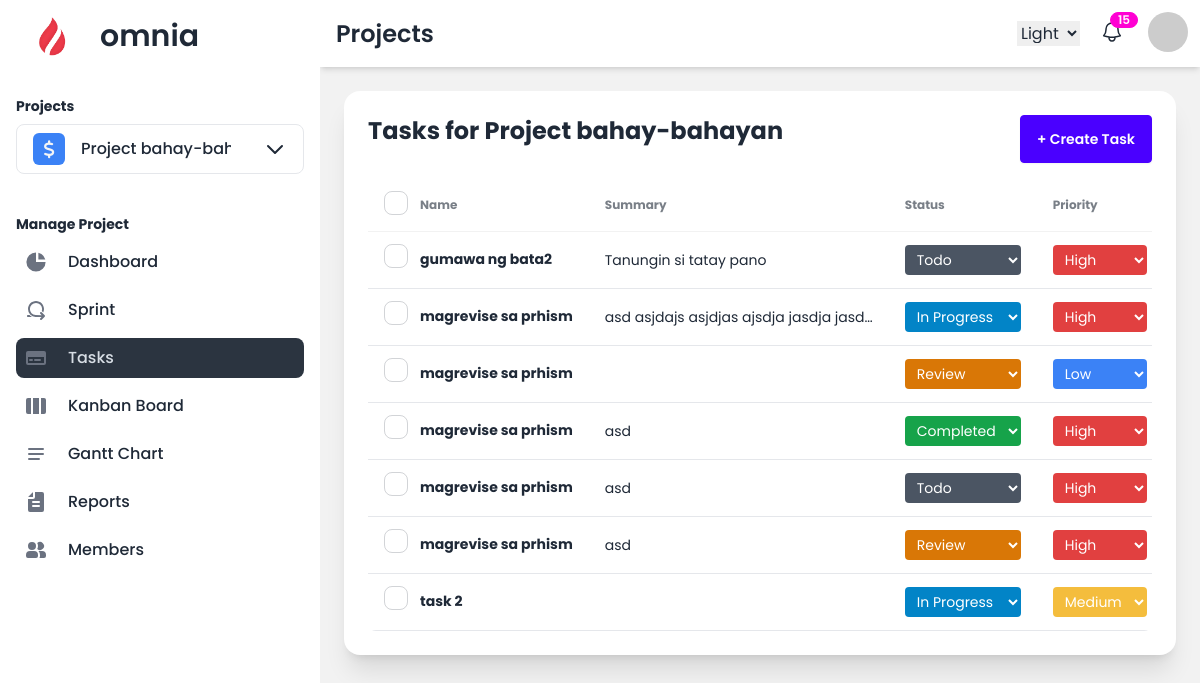
Page /projects/tasks/ (signed in) on the earlier database version.
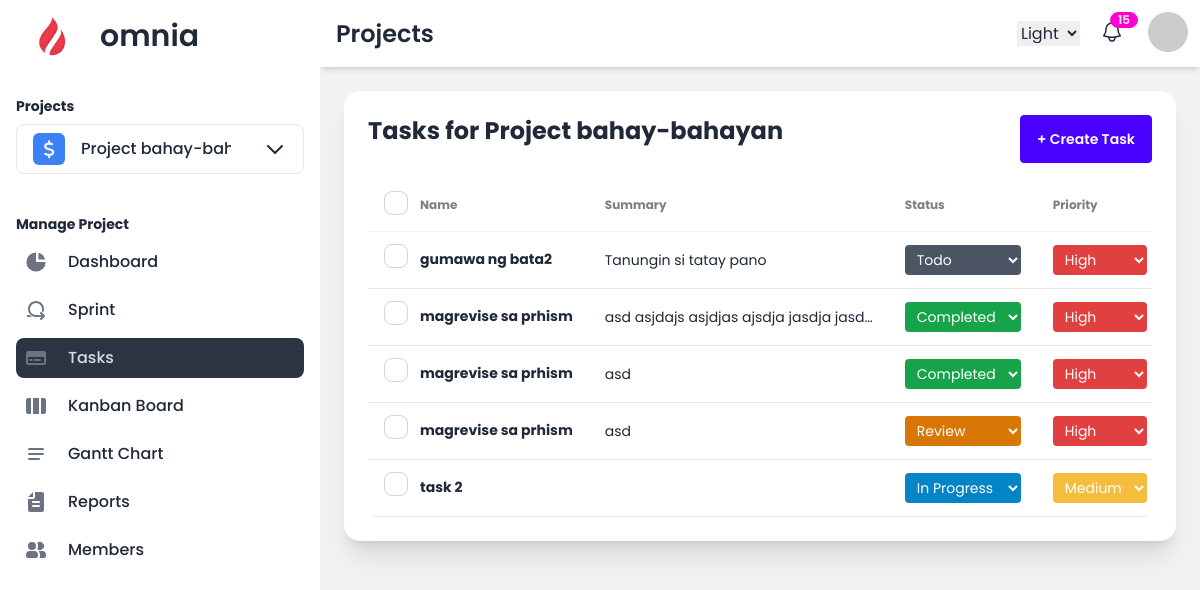
Same page on the later database version.
### projects/models.py (models this page shows, shortened)
class Task(models.Model):
    STATUS_CHOICES = [
        ('todo', 'Todo'),
        ('in_progress', 'In Progress'),
        ('review', 'Review'),
        ('completed', 'Completed'),
    ]
    PRIORITY_CHOICES = [
        ('high', 'High'),
        ('medium', 'Medium'),
        ('low', 'Low'),
    ]
    name = models.CharField(max_length=255)
    description = models.TextField(blank=True, null=True)
    status = models.CharField(max_length=20, choices=STATUS_CHOICES, default='todo')
    priority = models.CharField(max_length=10, choices=PRIORITY_CHOICES, default='medium')
    start_date = models.DateField()
    end_date = models.DateField()
    created_at = models.DateTimeField(auto_now_add=True)
    sprint = models.ForeignKey(Sprint, on_delete=models.CASCADE, related_name='tasks', blank=True, null=True)
    project = models.ForeignKey(Project, on_delete=models.CASCADE, related_name='tasks')
    assigned_members = models.ManyToManyField(settings.AUTH_USER_MODEL, related_name='tasks', blank=True)
    assigned_teams = models.ManyToManyField(ProjectTeam, related_name='tasks', blank=True)

### projects/views.py (the view)
# urls.py: path('tasks/', views.project_tasks, name='project_tasks'),
@login_required
def project_tasks(request):
    project_id = request.session.get('current_project_id')
    if not project_id:
        return HttpResponseForbidden("No project selected.")
    project = Project.objects.get(id=project_id, owner=request.user)
    tasks = project.tasks.all()
    return render(request, 'projects/project_tasks.html', {'tasks': tasks, 'project': project})

### projects/forms.py
class ProjectForm(forms.ModelForm):
    class Meta:
        model = Project
        fields = ['name', 'emoji_icon', 'description', 'color']
        widgets = {
        }

### projects/context_processors.py (called while the page is built)
def user_projects(request):
    if request.user.is_authenticated:
        projects = Project.objects.filter(owner=request.user)
        return {'user_projects': projects}
    return {}

### projects/templatetags/custom_filters.py (called while the page is built)
@register.filter
def get_item(value, key):
    for item in value:
        if item.id == int(key):
            return item
    return None

### projects/templates/projects/project_tasks.html (shortened to what this page needs)
{% extends 'project_base.html' %}
{% block heading %}Projects{% endblock %}
{% block content %}
<div class="card w-full p-6 bg-base-100 shadow-xl mt-2 max-h-screen overflow-y-auto">
  <div class="flex items-center justify-between mb-4">
      <h1 class="text-2xl font-bold mb-4">Tasks for {{ project.name }}</h1>
      <a href="{% url 'create_task' %}"
         class="btn btn-primary text-white py-2 px-4 rounded hover:bg-blue-600">
          + Create Task
      </a>
  </div>
  {% if tasks %}
      <div class="relative overflow-x-auto rounded-lg">
        <table class="table w-full whitespace-no-wrap table-pin-rows table-pin-cols">
          <thead>
            <tr>
              <th class="flex flex-row items-center gap-3">
                <label>
                  <input type="checkbox" class="checkbox" />
                </label>
                Name
              </th>
              <td>Summary</td>
              <td>Status</td>
              <td>Priority</td>
            </tr>
          </thead>
          <tbody>
          {% for task in tasks %}
            <tr class="border-b border-gray-200 hover:bg-gray-100 whitespace-nowrap night:bg-gray-800 night:text-gray-100"
                data-task-id="{{ task.id }}">
              <th contenteditable="true" data-field="name" class="editable flex flex-row items-center gap-3">
                <label>
                  <input type="checkbox" class="checkbox" />
                </label>
                {{ task.name }}
              </th>
              <td
                  class="editable truncate max-w-[300px] whitespace-nowrap overflow-hidden text-ellipsis description-cell focus:whitespace-normal focus:overflow-visible focus:max-w-none"
                  data-field="description"
                  contenteditable="true"
                  onfocus="this.textContent = this.dataset.fullDescription"
                  onblur="this.dataset.fullDescription = this.textContent.trim(); this.updateTaskDescription(this);"
                  data-full-description="{{ task.description }}"
              >
                  {{ task.description|truncatechars:50 }}
              </td>
              <td>
                <select class="editable-select {% if task.status == 'todo' %}status-todo{% elif task.status == 'in_progress' %}status-in_progress{% elif task.status == 'review' %}status-review{% elif task.status == 'completed' %}status-completed{% endif %} text-white py-1 px-2 rounded" data-field="status">
                  {% for key, value in task.STATUS_CHOICES %}
                  <option
                    value="{{ key }}"
                    {% if task.status == key %}selected{% endif %}
                    class="py-2 font-medium bg-white text-gray-800">
                    {{ value }}
                  </option>
                  {% endfor %}
                </select>
              </td>
              <td>
                <select class="editable-select {% if task.priority == 'high' %}priority-high{% elif task.priority == 'medium' %}priority-medium{% elif task.priority == 'low' %}priority-low{% endif %} text-white py-1 px-2 rounded" data-field="priority">
                  {% for key, value in task.PRIORITY_CHOICES %}
                  <option value="{{ key }}" {% if task.priority == key %}selected{% endif %}
                  class="py-2 font-medium bg-white text-gray-800">{{ value }}
                  </option>
                  {% endfor %}
                </select>
              </td>
            </tr>
          {% endfor %}
          </tbody>
        </table>
      </div>
  {% else %}
      <p>No tasks found for this project.</p>
  {% endif %}
</div>
{% endblock %}

Differences in the rows shown:
removed Task: name "magrevise sa prhism", status "Review", priority "Low"
removed Task: name "magrevise sa prhism", description "asd", status "Todo", priority "High"
changed Task "asd asjdajs asjdjas ajsdja jasdja jasd…": status "In Progress" → "Completed"
